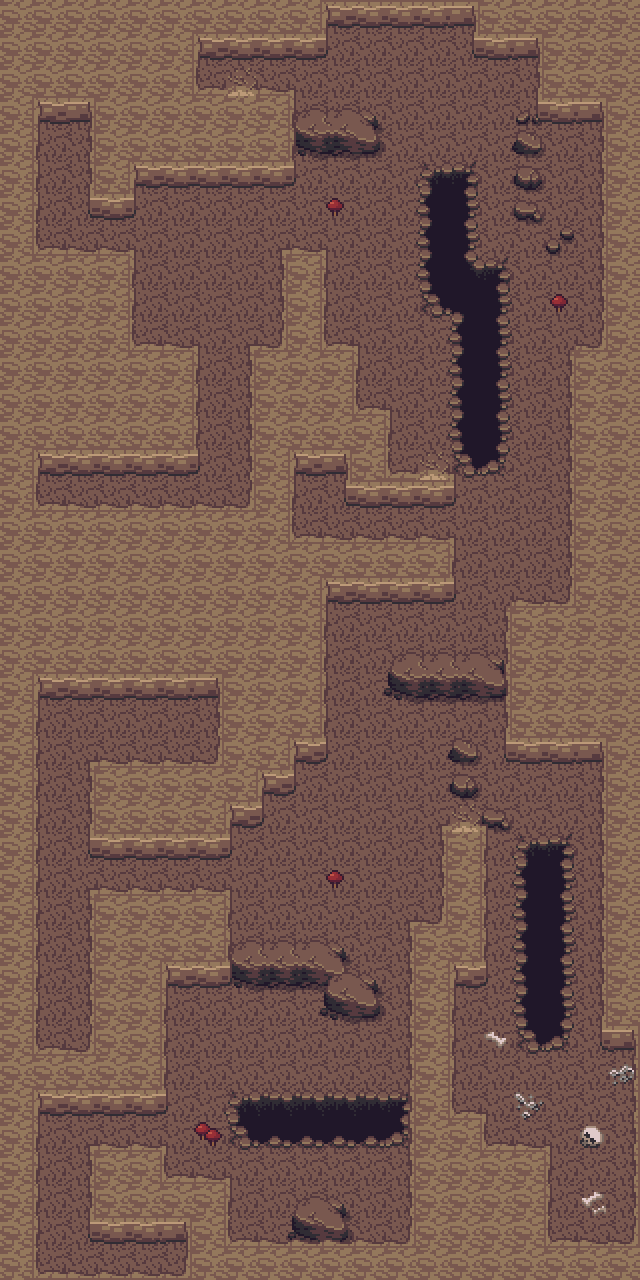

Below is a game level as drawn by its tile map, then a one-line description and the .tmx that defines it (tile-layer data replaced by summaries):
An orthogonal 20x40 tile map with 32x32 px tiles, 4 tile layers (Lowest Level, Pit, Layer 3, Wall), 2 tilesets and 71 objects (52x collision, 18x event, collision-line).

<map version="1.10" tiledversion="1.11.0" orientation="orthogonal" renderorder="right-down" compressionlevel="0" width="20" height="40" tilewidth="32" tileheight="32" infinite="0" nextlayerid="8" nextobjectid="78">
 <properties>
  <property name="edges" value="clamped" />
  <property name="inside" type="bool" value="true" />
  <property name="scenario" value="spyder" />
  <property name="slug" value="tunnel_below" />
  <property name="map_type" value="dungeon" />
 </properties>
 <tileset firstgid="1" source="../gfx/tilesets/core_city_and_country.tsx" />
 <tileset firstgid="1441" source="../gfx/tilesets/core_outdoor.tsx" />
 <layer id="1" name="Lowest Level" width="20" height="40">
  <data>[800 cells, 800 non-empty, 2 distinct tile ids]</data>
 </layer>
 <layer id="2" name="Pit" width="20" height="40">
  <data>[800 cells, 94 non-empty, 29 distinct tile ids]</data>
 </layer>
 <layer id="3" name="Layer 3" width="20" height="40">
  <data>[800 cells, 0 non-empty, 0 distinct tile ids]</data>
 </layer>
 <layer id="4" name="Wall" width="20" height="40">
  <data>[800 cells, 571 non-empty, 13 distinct tile ids]</data>
 </layer>
 <objectgroup color="#ff0000" id="5" name="Collisions">
  <object id="2" type="collision" x="224" y="1088" width="192" height="64" />
  <object id="3" type="collision" x="416" y="928" width="32" height="320" />
  <object id="4" type="collision" x="448" y="832" width="32" height="160" />
  <object id="5" type="collision" x="512" y="832" width="64" height="224" />
  <object id="6" type="collision" x="448" y="736" width="32" height="64" />
  <object id="7" type="collision" x="480" y="800" width="32" height="32" />
  <object id="8" type="collision-line" x="640" y="1248">
   <polyline points="0,0 0,-224" />
  </object>
  <object id="9" type="collision" x="288" y="1184" width="64" height="64" />
  <object id="10" type="collision" x="384" y="640" width="128" height="64" />
  <object id="11" type="collision" x="416" y="160" width="64" height="160" />
  <object id="12" type="collision" x="448" y="256" width="64" height="224" />
  <object id="13" type="collision" x="512" y="96" width="32" height="128" />
  <object id="14" type="collision" x="544" y="224" width="32" height="32" />
  <object id="15" type="collision" x="288" y="96" width="96" height="64" />
  <object id="16" type="collision" x="224" y="928" width="128" height="64" />
  <object id="17" type="collision" x="320" y="960" width="64" height="64" />
  <object id="18" type="collision" x="192" y="1248" width="448" height="32" />
  <object id="19" type="collision" x="0" y="1056" width="32" height="224" />
  <object id="20" type="collision" x="0" y="0" width="160" height="128" />
  <object id="21" type="collision" x="160" y="96" width="128" height="96" />
  <object id="22" type="collision" x="0" y="256" width="128" height="224" />
  <object id="23" type="collision" x="288" y="256" width="32" height="224" />
  <object id="24" type="collision" x="0" y="480" width="32" height="32" />
  <object id="25" type="collision" x="320" y="352" width="32" height="128" />
  <object id="26" type="collision" x="352" y="416" width="32" height="96" />
  <object id="27" type="collision" x="384" y="480" width="64" height="32" />
  <object id="28" type="collision" x="448" y="1120" width="32" height="128" />
  <object id="29" type="collision" x="480" y="1152" width="64" height="96" />
  <object id="30" type="collision" x="608" y="0" width="32" height="1056" />
  <object id="31" type="collision" x="160" y="0" width="448" height="32" />
  <object id="32" type="collision" x="160" y="32" width="160" height="32" />
  <object id="33" type="collision" x="160" y="64" width="32" height="32" />
  <object id="34" type="collision" x="480" y="32" width="128" height="32" />
  <object id="35" type="collision" x="544" y="64" width="64" height="64" />
  <object id="36" type="collision" x="576" y="352" width="32" height="416" />
  <object id="37" type="collision" x="512" y="608" width="64" height="160" />
  <object id="58" type="collision" x="256" y="352" width="32" height="160" />
  <object id="59" type="collision" x="128" y="352" width="64" height="128" />
  <object id="60" type="collision" x="0" y="128" width="32" height="128" />
  <object id="61" type="collision" x="96" y="128" width="32" height="96" />
  <object id="62" type="collision" x="128" y="128" width="32" height="64" />
  <object id="63" type="collision" x="0" y="512" width="288" height="192" />
  <object id="64" type="collision" x="288" y="544" width="32" height="224" />
  <object id="65" type="collision" x="320" y="544" width="128" height="64" />
  <object id="66" type="collision" x="96" y="1184" width="128" height="64" />
  <object id="67" type="collision" x="96" y="1152" width="64" height="32" />
  <object id="68" type="collision" x="32" y="1056" width="128" height="64" />
  <object id="69" type="collision" x="96" y="896" width="128" height="96" />
  <object id="70" type="collision" x="96" y="992" width="64" height="64" />
  <object id="71" type="collision" x="0" y="704" width="32" height="352" />
  <object id="72" type="collision" x="224" y="704" width="64" height="96" />
  <object id="73" type="collision" x="96" y="768" width="128" height="96" />
  <object id="74" type="collision" x="224" y="800" width="32" height="32" />
 </objectgroup>
 <objectgroup color="#ffff00" id="6" name="Events">
  <object id="38" name="Teleport to Aboveground" type="event" x="224" y="64" width="32" height="32">
   <properties>
    <property name="act1" value="transition_teleport player,spyder_tunnel.tmx,12,3,0.3" />
    <property name="act2" value="char_face player,down" />
    <property name="cond1" value="is char_at player" />
    <property name="cond2" value="is char_facing player,down" />
   </properties>
  </object>
  </objectgroup>
</map>
<!-- 17 of 71 objects omitted -->
